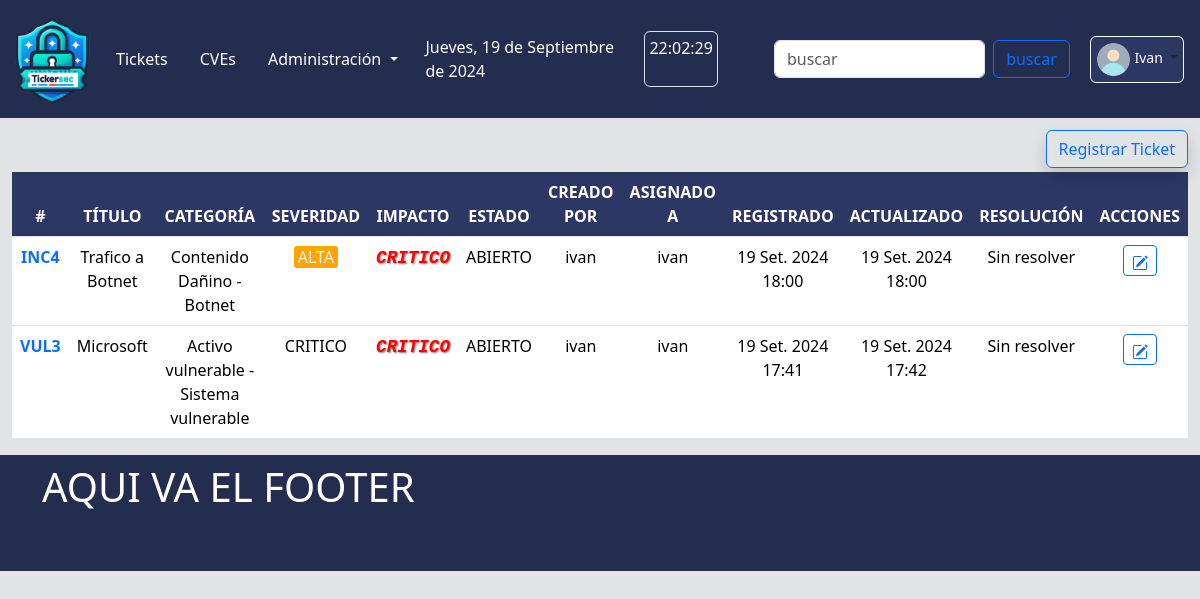
Page /core/tickets/ (signed in) on the committed database.
### core/models.py (models this page shows, shortened)
class Ticket(models.Model):
    type = models.CharField(verbose_name='Tipo', max_length=50, choices=TicketType.choices, default=TicketType.INCIDENTE)
    category = models.ForeignKey(TicketCategory, verbose_name='Categoria', related_name='categorias', on_delete=models.PROTECT)
    title = models.CharField(verbose_name='Titulo', max_length=50, blank=False)
    createdAt = models.DateTimeField(auto_now_add=True) # auto_now_add: actualiza el valor con la hora y la fecha de creación del registro.
    lastUpdate = models.DateTimeField(auto_now=True) # auto_now: actualiza el valor del campo a la hora y fecha actuales cada vez que se llama a Model.save().
    resolution = models.DurationField(verbose_name='Resolucion', blank=True, null=True)
    severity = models.CharField(verbose_name='Severidad', choices=Severity.choices, default=Severity.NULA.name, max_length=7)
    impact = models.CharField(verbose_name='Impacto', choices=Impact.choices, default=Impact.NULO.name, max_length=10)
    status = models.CharField(verbose_name='Estado', choices=TicketStatus.choices, default=TicketStatus.ABIERTO.name, max_length=10)
    createdBy = models.ForeignKey(User, verbose_name='Remitente', related_name='created_tickets', on_delete=models.PROTECT, blank=False)
    assignedTo = models.ForeignKey(User, verbose_name='Responsable', related_name='assigned_tickets', on_delete=models.PROTECT, blank=False)
    resume = models.CharField(verbose_name='Resumen', max_length=300, blank=False)
    report = models.ForeignKey(TicketReport, verbose_name='Reporte', related_name='reportes', on_delete=models.PROTECT, null=True, blank=True)
    def resolution_display(self):
        if not self.resolution:
            return 'Sin resolver'
        else:
            total_seconds = int(self.resolution.total_seconds())
            days = total_seconds // 86400
            hours = (total_seconds % 86400) // 3600
            minutes = (total_seconds % 3600) // 60
            return f'{days}d {hours}h {minutes}min'
    class Meta:
        ordering = ['-pk']
        verbose_name_plural = 'Tickets'

class TicketCategory(models.Model):
    name = models.CharField(verbose_name='Categoria', max_length=50, blank=False)
    subcategory = models.CharField(verbose_name='Subcategoria', max_length=50, unique=True, blank=False)
    description = models.CharField(verbose_name='Descripcion', max_length=500, blank=False)
    createdAt = models.DateTimeField(auto_now_add=True)
    createdBy = models.ForeignKey(User, on_delete=models.PROTECT, null=False)
    active = models.BooleanField(verbose_name='Activo', null=False, default=True)
    def __str__(self):
        return f'{self.name} - {self.subcategory}'
    class Meta:
        ordering = ['name', 'subcategory']
        verbose_name_plural = 'Categorias'

### core/views.py (the view)
# urls.py: path("tickets/", TicketListView.as_view(), name="tickets"),
class TicketListView(LoginRequiredMixin, ListView):
    model = Ticket
    template_name = 'core/ticket_list.html'
    context_object_name = 'ticket_list'
    login_url = 'login'
    def get_context_data(self, **kwargs):
        context = super().get_context_data(**kwargs)
        context['form'] = TicketForm()
        context['categories'] = TicketCategory.objects.all()
        return context

### core/forms.py
class TicketForm(forms.ModelForm):
    class Meta:
        model = Ticket
        fields = ['type', 'category', 'title', 'severity', 'impact', 'assignedTo', 'resume']
        widgets = {
            'type': forms.Select(attrs={'class':'form-control'}),
            'category': forms.Select(attrs={'class':'form-control'}),
            'title': forms.TextInput(attrs={'class':'form-control',  'minlength':5,}),
            'severity': forms.Select(attrs={'class':'form-control'}),
            'impact': forms.Select(attrs={'class':'form-control'}),
            'assignedTo': forms.Select(attrs={'class':'form-control'}),
            'resume' : forms.Textarea(attrs={'class':'form-control', 'rows': 4,}),
        }

### templates/core/ticket_list.html (shortened to what this page needs)
{% extends "dash/base.html" %}
{% load static %}
{% block main %}
<div class="container-fluid my-2">
    <div class="d-flex justify-content-end py-1">
        <button type="button" class="btn btn-outline-primary shadow" data-bs-toggle="modal" data-bs-target="#newTicketModal">
            Registrar Ticket
        </button>
    </div>
    <table class="table table-hover">
        <thead class="text-center">
            <tr>
                <th scope="col" class="bg-blueMilei-subtle text-white text-uppercase">#</th>
                <th scope="col" class="bg-blueMilei-subtle text-white text-uppercase">Título</th>
                <th scope="col" class="bg-blueMilei-subtle text-white text-uppercase">Categoría</th>
                <th scope="col" class="bg-blueMilei-subtle text-white text-uppercase">Severidad</th>
                <th scope="col" class="bg-blueMilei-subtle text-white text-uppercase">Impacto</th>
                <th scope="col" class="bg-blueMilei-subtle text-white text-uppercase">Estado</th>
                <th scope="col" class="bg-blueMilei-subtle text-white text-uppercase">Creado por</th>
                <th scope="col" class="bg-blueMilei-subtle text-white text-uppercase">Asignado a</th>
                <th scope="col" class="bg-blueMilei-subtle text-white text-uppercase">Registrado</th>
                <th scope="col" class="bg-blueMilei-subtle text-white text-uppercase">Actualizado</th>
                <th scope="col" class="bg-blueMilei-subtle text-white text-uppercase">Resolución</th>
                <th scope="col" class="bg-blueMilei-subtle text-white text-uppercase">Acciones</th>
            </tr>
        </thead>
        <tbody class="text-center">
            {% for ticket in ticket_list %}
            <tr>
                <th scope="row">
                    {% if user.is_authenticated %}
                    <a class="text-decoration-none"
                        href="{% url 'core:detail-ticket' ticket.pk %}">{{ticket.type}}{{ticket.pk}}</a>
                    {% else %}
                    {{ticket.type}}{{ticket.pk}}
                    {% endif %}
                </th>
                <td>{{ ticket.title }}</td>
                <td>{{ ticket.category }}</td>
                <td><span class="severidad-{{ ticket.severity|lower }} px-1">{{ ticket.severity }}</span></td>
                <td><span class="impacto-{{ ticket.impact|lower }}">{{ ticket.impact }}</span></td>
                <td>{{ ticket.status }}</td>
                <td>{{ ticket.createdBy }}</td>
                <td>{{ ticket.assignedTo }}</td>
                <td>{{ ticket.createdAt }}</td>
                <td>{{ ticket.lastUpdate }}</td>
                <td>{{ ticket.resolution_display }}</td>
                <td>
                    {% if user.is_authenticated %}
                    <a href="{% url 'core:update-ticket' ticket.pk %}" class="btn btn-sm btn-outline-primary">
                    </a>
                    {% endif %}
                </td>
            </tr>
            {% endfor %}
        </tbody>
    </table>
</div>
{% endblock main %}

### templates/dash/base.html (shortened to what this page needs)
{% load static %}
<!DOCTYPE html>
<html lang="es">
<head>
    {% load django_bootstrap5 %}
    {% bootstrap_css %}
    {% block extra_css %}
    <link rel="stylesheet" href="{% static 'css/dash/styles.css' %}">
    {% endblock extra_css %}
</head>
<body class="bg-secondary-subtle">
    <header class="bg-blueMilei">
        <nav class="navbar navbar-expand-lg me-2">
            <div class="container-fluid">
                <a class="navbar-brand" href="{% url 'dash:index' %}">
                    <img src='{% static "img/dash/favicon-824.png" %}' width="80rem" alt="" srcset="">
                </a>
                <div class="collapse navbar-collapse" id="navbarSupportedContent">
                    <ul class="navbar-nav me-auto mb-2 mb-lg-0">
                        <li class="navItemEffect nav-item me-3">
                            <a class="navTextEffect nav-link" aria-current="page"
                                href="{% url 'core:tickets' %}">Tickets</a>
                        </li>
                        <li class="navItemEffect nav-item me-3">
                            <a class="navTextEffect nav-link" href="#">CVEs</a>
                        </li>
                        <li class="navItemEffect nav-item me-3 dropdown">
                            <a class="navTextEffect nav-link dropdown-toggle" href="#" role="button"
                                data-bs-toggle="dropdown" aria-expanded="false">
                                Administración
                            </a>
                        </li>
                    </ul>
                    <div class="d-flex me-2">
                        <div class="nav-link disabled text-white p-1 me-3" id="fechaCompleta"></div>
                        <div class="nav-link disabled text-white p-1 me-5 border rounded" id="reloj"></div>
                    </div>
                    <form class="d-flex me-2" role="search">
                        <input class="form-control me-2" type="search" placeholder="buscar" aria-label="Search">
                        <button class="btn btn-outline-primary" type="submit">buscar</button>
                    </form>
                </div>
            </div>
            <div class="d-flex justify-content-end p-1 me-2 bg-blueMilei-subtle  border border-light rounded">
                {% if user.is_authenticated %}
                <div class="nav-item dropdown">
                    <button class="btn btn-sm dropdown-toggle p-0" type="button" id="dropdownMenuUser"
                        data-bs-toggle="dropdown" aria-expanded="false">
                        <img src="{% static 'img/dash/user.png' %}" alt="avatar icon" class="rounded-circle"
                            style="width: 35px;">
                        <span class="text-white">{{ user|title }}</span>
                    </button>
                </div>
                {% else %}
                <a href="{% url 'login' %}" class="btn btn-sm btn-outline-success">Ingresar</a>
                {% endif %}
            </div>
        </nav>
    </header>
    {% block main %}{% endblock main %}
    <footer class="bg-blueMilei text-white p-2">
        <div class="container" style="min-height: 100px;">
            <h1>AQUI VA EL FOOTER</h1>
        </div>
    </footer>
</body>
</html>

### static/css/dash/styles.css (style rules this page uses)
:root { --bg-blueMilei: rgb(35, 45, 79); --bg-blueMilei-subtle: rgb(45, 55, 100); }
.bg-blueMilei { background-color: var(--bg-blueMilei) !important; }
.bg-blueMilei-subtle { background-color: var(--bg-blueMilei-subtle) !important; }
.navTextEffect { color:white; }
.severidad-alta { background-color: orange; color: whitesmoke; border-radius: 3px; }
.impacto-critico { color: red; text-shadow: rgb(120, 120, 120) 1px 1px 2px; font-style: italic; font-weight: bold; font-family: 'Courier New', Courier, monospace; font-size: 1.1rem; }

### rows in the picture
Ticket: type "INC", pk "4", title "Trafico a Botnet", category "Contenido Dañino - Botnet", severity "ALTA", impact "CRITICO", status "ABIERTO", createdBy "ivan", assignedTo "ivan", createdAt "19 Set. 2024 18:00", lastUpdate "19 Set. 2024 18:00", resolution_display "Sin resolver"
Ticket: type "VUL", pk "3", title "Microsoft", category "Activo vulnerable - Sistema vulnerable", severity "CRITICO", impact "CRITICO", status "ABIERTO", createdBy "ivan", assignedTo "ivan", createdAt "19 Set. 2024 17:41", lastUpdate "19 Set. 2024 17:42", resolution_display "Sin resolver"

### other values in the picture
{{ user|title }} "Ivan"
